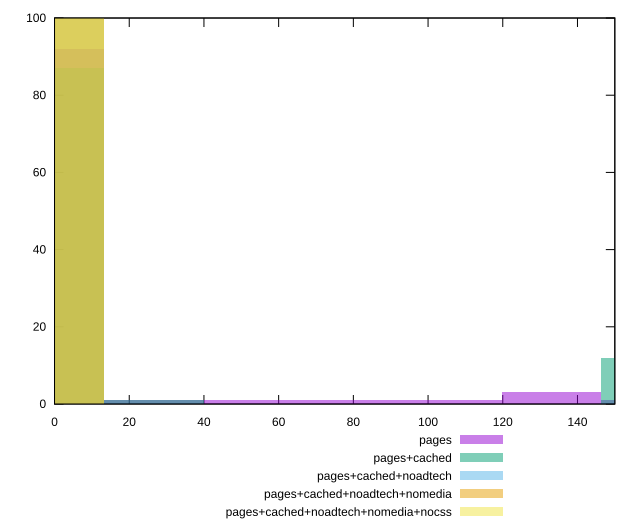

gnuplot code for this plot:
reset

$pages <<EOF
159.71837007152266 1
0 92
133.09864172626888 3
106.4789133810151 1
79.85918503576133 1
26.619728345253776 1
53.23945669050755 1
EOF

$pagesCached <<EOF
0 87
159.71837007152266 12
26.619728345253776 1
EOF

$pagesCachedNoadtech <<EOF
0 100
EOF

$pagesCachedNoadtechNomedia <<EOF
0 100
EOF

$pagesCachedNoadtechNomediaNocss <<EOF
0 100
EOF

set key outside below
set boxwidth 26.619728345253776
set xrange [0:150]
set yrange [0:100]
set trange [0:100]
set style fill transparent solid 0.5 noborder
set terminal svg size 640, 530 enhanced background rgb 'white'
set output "report_00026_2021-02-22T21:38:55.199Z/unminified-css/comparison/histogram/all_raw.svg"

plot $pages title "pages" with boxes, \
     $pagesCached title "pages+cached" with boxes, \
     $pagesCachedNoadtech title "pages+cached+noadtech" with boxes, \
     $pagesCachedNoadtechNomedia title "pages+cached+noadtech+nomedia" with boxes, \
     $pagesCachedNoadtechNomediaNocss title "pages+cached+noadtech+nomedia+nocss" with boxes

reset
